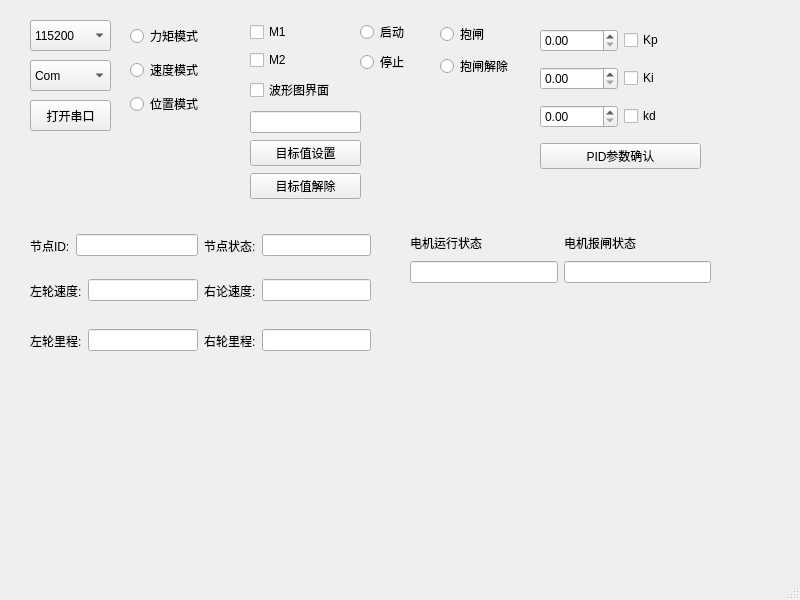
<?xml version="1.0" encoding="UTF-8"?>
<ui version="4.0">
 <class>MainWindow</class>
 <widget class="QMainWindow" name="MainWindow">
  <property name="geometry">
   <rect>
    <x>0</x>
    <y>0</y>
    <width>800</width>
    <height>600</height>
   </rect>
  </property>
  <property name="windowTitle">
   <string>MainWindow</string>
  </property>
  <widget class="QWidget" name="centralwidget">
   <widget class="QPushButton" name="OpBt">
    <property name="geometry">
     <rect>
      <x>30</x>
      <y>100</y>
      <width>81</width>
      <height>31</height>
     </rect>
    </property>
    <property name="text">
     <string>打开串口</string>
    </property>
   </widget>
   <widget class="QComboBox" name="comboBox">
    <property name="geometry">
     <rect>
      <x>30</x>
      <y>20</y>
      <width>81</width>
      <height>31</height>
     </rect>
    </property>
    <item>
     <property name="text">
      <string>115200</string>
     </property>
    </item>
    <item>
     <property name="text">
      <string>4000000</string>
     </property>
    </item>
    <item>
     <property name="text">
      <string>9600</string>
     </property>
    </item>
   </widget>
   <widget class="QComboBox" name="comboBox_2">
    <property name="geometry">
     <rect>
      <x>30</x>
      <y>60</y>
      <width>81</width>
      <height>31</height>
     </rect>
    </property>
    <item>
     <property name="text">
      <string>Com</string>
     </property>
    </item>
   </widget>
   <widget class="QWidget" name="verticalLayoutWidget">
    <property name="geometry">
     <rect>
      <x>130</x>
      <y>20</y>
      <width>89</width>
      <height>101</height>
     </rect>
    </property>
    <layout class="QVBoxLayout" name="verticalLayout">
     <item>
      <widget class="QRadioButton" name="radioButton">
       <property name="text">
        <string>力矩模式</string>
       </property>
      </widget>
     </item>
     <item>
      <widget class="QRadioButton" name="radioButton_2">
       <property name="text">
        <string>速度模式</string>
       </property>
      </widget>
     </item>
     <item>
      <widget class="QRadioButton" name="radioButton_3">
       <property name="text">
        <string>位置模式</string>
       </property>
      </widget>
     </item>
    </layout>
   </widget>
   <widget class="QWidget" name="verticalLayoutWidget_2">
    <property name="geometry">
     <rect>
      <x>360</x>
      <y>20</y>
      <width>71</width>
      <height>56</height>
     </rect>
    </property>
    <layout class="QVBoxLayout" name="verticalLayout_2">
     <item>
      <widget class="QRadioButton" name="radioButton_4">
       <property name="text">
        <string>启动</string>
       </property>
      </widget>
     </item>
     <item>
      <widget class="QRadioButton" name="radioButton_5">
       <property name="text">
        <string>停止</string>
       </property>
      </widget>
     </item>
    </layout>
   </widget>
   <widget class="QWidget" name="verticalLayoutWidget_3">
    <property name="geometry">
     <rect>
      <x>250</x>
      <y>20</y>
      <width>101</width>
      <height>86</height>
     </rect>
    </property>
    <layout class="QVBoxLayout" name="verticalLayout_3">
     <item>
      <widget class="QCheckBox" name="checkBox">
       <property name="text">
        <string>M1</string>
       </property>
      </widget>
     </item>
     <item>
      <widget class="QCheckBox" name="checkBox_2">
       <property name="text">
        <string>M2</string>
       </property>
      </widget>
     </item>
     <item>
      <widget class="QCheckBox" name="checkBox_6">
       <property name="text">
        <string>波形图界面</string>
       </property>
      </widget>
     </item>
    </layout>
   </widget>
   <widget class="QWidget" name="verticalLayoutWidget_4">
    <property name="geometry">
     <rect>
      <x>250</x>
      <y>110</y>
      <width>111</width>
      <height>91</height>
     </rect>
    </property>
    <layout class="QVBoxLayout" name="verticalLayout_4">
     <item>
      <widget class="QLineEdit" name="lineEdit"/>
     </item>
     <item>
      <widget class="QPushButton" name="pushButton">
       <property name="text">
        <string>目标值设置</string>
       </property>
      </widget>
     </item>
     <item>
      <widget class="QPushButton" name="pushButton_3">
       <property name="text">
        <string>目标值解除</string>
       </property>
      </widget>
     </item>
    </layout>
   </widget>
   <widget class="QWidget" name="verticalLayoutWidget_5">
    <property name="geometry">
     <rect>
      <x>540</x>
      <y>20</y>
      <width>161</width>
      <height>161</height>
     </rect>
    </property>
    <layout class="QVBoxLayout" name="verticalLayout_5">
     <item>
      <layout class="QHBoxLayout" name="horizontalLayout">
       <item>
        <widget class="QDoubleSpinBox" name="doubleSpinBox"/>
       </item>
       <item>
        <widget class="QCheckBox" name="checkBox_3">
         <property name="text">
          <string>Kp</string>
         </property>
        </widget>
       </item>
      </layout>
     </item>
     <item>
      <layout class="QHBoxLayout" name="horizontalLayout_2">
       <item>
        <widget class="QDoubleSpinBox" name="doubleSpinBox_2"/>
       </item>
       <item>
        <widget class="QCheckBox" name="checkBox_4">
         <property name="text">
          <string>Ki</string>
         </property>
        </widget>
       </item>
      </layout>
     </item>
     <item>
      <layout class="QHBoxLayout" name="horizontalLayout_3">
       <item>
        <widget class="QDoubleSpinBox" name="doubleSpinBox_3"/>
       </item>
       <item>
        <widget class="QCheckBox" name="checkBox_5">
         <property name="text">
          <string>kd</string>
         </property>
        </widget>
       </item>
      </layout>
     </item>
     <item>
      <layout class="QHBoxLayout" name="horizontalLayout_4">
       <item>
        <widget class="QPushButton" name="pushButton_2">
         <property name="enabled">
          <bool>true</bool>
         </property>
         <property name="text">
          <string>PID参数确认</string>
         </property>
         <property name="autoDefault">
          <bool>false</bool>
         </property>
        </widget>
       </item>
      </layout>
     </item>
    </layout>
   </widget>
   <widget class="QWidget" name="horizontalLayoutWidget_3">
    <property name="geometry">
     <rect>
      <x>30</x>
      <y>230</y>
      <width>341</width>
      <height>31</height>
     </rect>
    </property>
    <layout class="QHBoxLayout" name="horizontalLayout_5">
     <item>
      <layout class="QHBoxLayout" name="horizontalLayout_5_1">
       <item>
        <widget class="QLabel" name="label_5_1">
         <property name="text">
          <string>节点ID:</string>
         </property>
        </widget>
       </item>
       <item>
        <widget class="QLineEdit" name="lineEdit_5_1">
         <property name="text">
          <string/>
         </property>
        </widget>
       </item>
      </layout>
     </item>
     <item>
      <layout class="QHBoxLayout" name="horizontalLayout_5_2">
       <item>
        <widget class="QLabel" name="label_5_2">
         <property name="text">
          <string>节点状态:</string>
         </property>
        </widget>
       </item>
       <item>
        <widget class="QLineEdit" name="lineEdit_5_2">
         <property name="text">
          <string/>
         </property>
        </widget>
       </item>
      </layout>
     </item>
    </layout>
   </widget>
   <widget class="QWidget" name="horizontalLayoutWidget_4">
    <property name="geometry">
     <rect>
      <x>30</x>
      <y>270</y>
      <width>341</width>
      <height>41</height>
     </rect>
    </property>
    <layout class="QHBoxLayout" name="horizontalLayout_6">
     <item>
      <layout class="QHBoxLayout" name="horizontalLayout_6_1">
       <item>
        <widget class="QLabel" name="label_6_1">
         <property name="text">
          <string>左轮速度:</string>
         </property>
        </widget>
       </item>
       <item>
        <widget class="QLineEdit" name="lineEdit_6_1"/>
       </item>
      </layout>
     </item>
     <item>
      <layout class="QHBoxLayout" name="horizontalLayout_6_2">
       <item>
        <widget class="QLabel" name="label_6_2">
         <property name="text">
          <string>右论速度:</string>
         </property>
        </widget>
       </item>
       <item>
        <widget class="QLineEdit" name="lineEdit_6_2"/>
       </item>
      </layout>
     </item>
    </layout>
   </widget>
   <widget class="QWidget" name="horizontalLayoutWidget_9">
    <property name="geometry">
     <rect>
      <x>30</x>
      <y>320</y>
      <width>341</width>
      <height>41</height>
     </rect>
    </property>
    <layout class="QHBoxLayout" name="horizontalLayout_7">
     <item>
      <layout class="QHBoxLayout" name="horizontalLayout_7_2">
       <item>
        <widget class="QLabel" name="label_7_2">
         <property name="text">
          <string>左轮里程:</string>
         </property>
        </widget>
       </item>
       <item>
        <widget class="QLineEdit" name="lineEdit_7_2"/>
       </item>
      </layout>
     </item>
     <item>
      <layout class="QHBoxLayout" name="horizontalLayout_7_1">
       <item>
        <widget class="QLabel" name="label_7_1">
         <property name="text">
          <string>右轮里程:</string>
         </property>
        </widget>
       </item>
       <item>
        <widget class="QLineEdit" name="lineEdit_7_1"/>
       </item>
      </layout>
     </item>
    </layout>
   </widget>
   <widget class="QWidget" name="verticalLayoutWidget_6">
    <property name="geometry">
     <rect>
      <x>440</x>
      <y>20</y>
      <width>81</width>
      <height>61</height>
     </rect>
    </property>
    <layout class="QVBoxLayout" name="verticalLayout_6">
     <item>
      <widget class="QRadioButton" name="radioButton_6">
       <property name="text">
        <string>抱闸</string>
       </property>
      </widget>
     </item>
     <item>
      <widget class="QRadioButton" name="radioButton_7">
       <property name="text">
        <string>抱闸解除</string>
       </property>
      </widget>
     </item>
    </layout>
   </widget>
   <widget class="QWidget" name="horizontalLayoutWidget">
    <property name="geometry">
     <rect>
      <x>410</x>
      <y>230</y>
      <width>301</width>
      <height>53</height>
     </rect>
    </property>
    <layout class="QHBoxLayout" name="horizontalLayout_8">
     <item>
      <layout class="QVBoxLayout" name="verticalLayout_7">
       <item>
        <widget class="QLabel" name="label">
         <property name="text">
          <string>电机运行状态</string>
         </property>
        </widget>
       </item>
       <item>
        <widget class="QLineEdit" name="lineEdit_2"/>
       </item>
      </layout>
     </item>
     <item>
      <layout class="QVBoxLayout" name="verticalLayout_8">
       <item>
        <widget class="QLabel" name="label_2">
         <property name="text">
          <string>电机报闸状态</string>
         </property>
        </widget>
       </item>
       <item>
        <widget class="QLineEdit" name="lineEdit_3"/>
       </item>
      </layout>
     </item>
    </layout>
   </widget>
  </widget>
  <widget class="QStatusBar" name="statusbar"/>
 </widget>
 <resources/>
 <connections/>
</ui>
